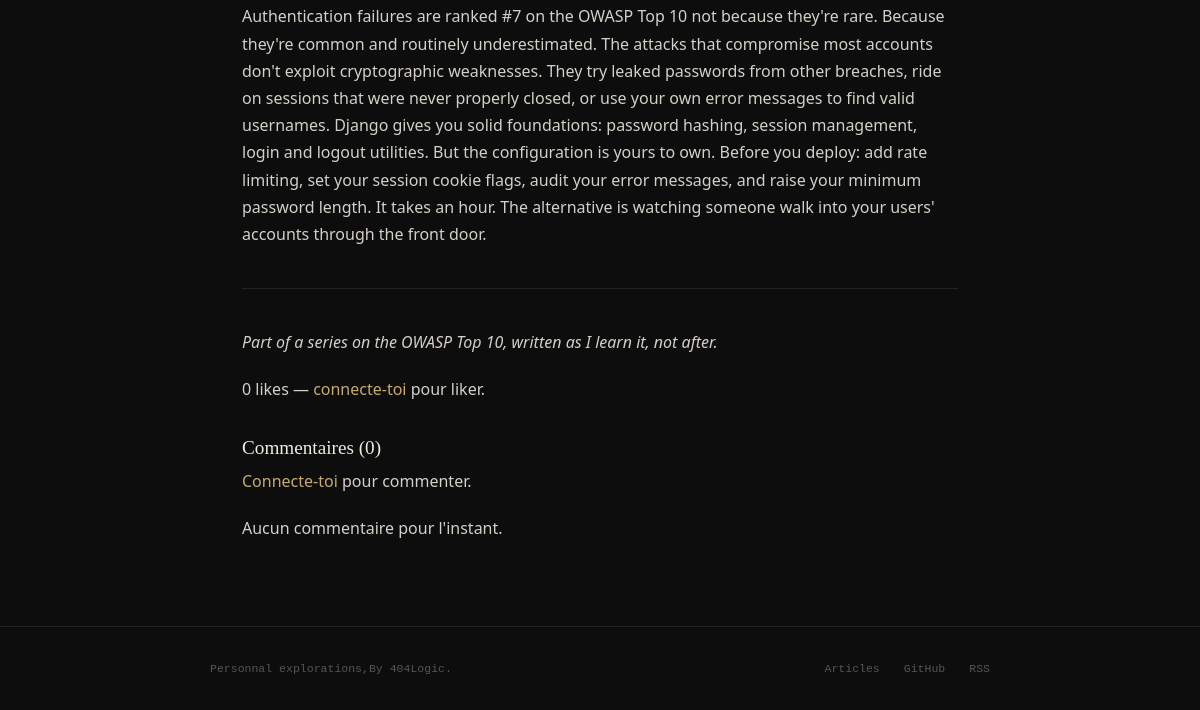
Page /post/5/ (lower part) on the earlier database version.
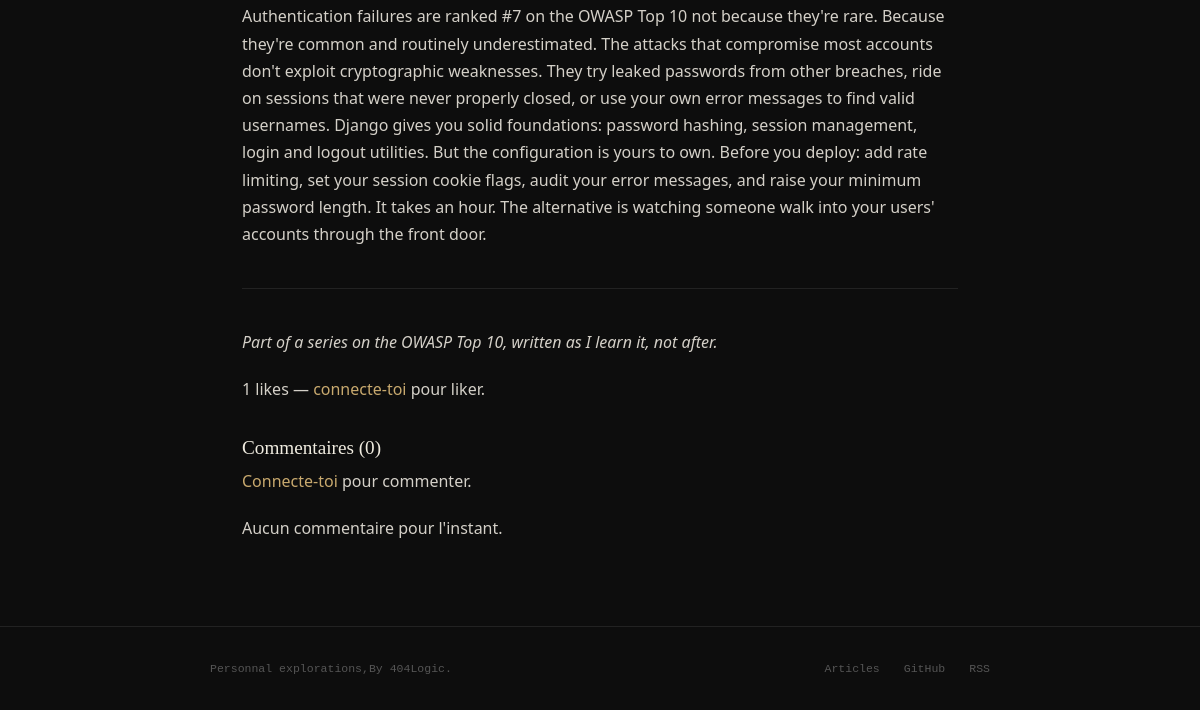
Same page on the later database version.
### post/models.py (models this page shows, shortened)
class Post(models.Model):
    title_post = models.CharField(unique=True,null=False,max_length=100)
    date_post = models.DateTimeField(auto_now_add=True)
    category = models.ForeignKey(Category,on_delete=models.CASCADE,related_name='post')
    content_post = models.TextField()
    nb_like_post = models.IntegerField(default=0)
    nb_dislike_post = models.IntegerField(default=0)

### post/views.py (the view)
# urls.py: path('post/<int:pk>/', views.post_detail, name='post_detail'),
def post_detail(request, pk):
    post = get_object_or_404(Post, pk=pk)
    post.content_rendered = render_markdown(post.content_post)
    user_has_liked = (
        request.user.is_authenticated
        and post.likes_recus.filter(internaute=request.user).exists()
    )
    liked_comment_ids = set()
    if request.user.is_authenticated:
        liked_comment_ids = set(
            request.user.like_com.values_list('comment_id', flat=True)
        )
    return render(request, 'post/post_detail.html', {
        'post': post,
        'user_has_liked': user_has_liked,
        'liked_comment_ids': liked_comment_ids,
        'comment_form': CommentForm(),
    })

### post/views.py (called while the page is built)
def render_markdown(content):
    return markdown.markdown(
        content,
        extensions=['fenced_code', 'codehilite','tables']
    )

### post/templates/post/post_detail.html (shortened to what this page needs)
{% extends "base.html" %}
{% block content %}
    <div>{{ post.content_rendered | safe }}</div>
    {% if user.is_authenticated %}
        <form method="post" action="{% url 'toggle_post_like' post.pk %}">
            {% csrf_token %}
            <button type="submit">
                {% if user_has_liked %}Unlike{% else %}Like{% endif %} ({{ post.nb_like_post }})
            </button>
        </form>
    {% else %}
        <p>{{ post.nb_like_post }} likes — <a href="{% url 'login' %}">connecte-toi</a> pour liker.</p>
    {% endif %}
    <h3>Commentaires ({{ post.comment.count }})</h3>
    {% if user.is_authenticated %}
        <form method="post" action="{% url 'add_comment' post.pk %}">
            {% csrf_token %}
            {{ comment_form }}
            <button type="submit">Commenter</button>
        </form>
    {% else %}
        <p><a href="{% url 'login' %}">Connecte-toi</a> pour commenter.</p>
    {% endif %}
    {% for comment in post.comment.all %}
        <div style="margin-bottom: 12px; border-bottom: 1px solid #333; padding-bottom: 8px;">
            <strong>{{ comment.internaute.username }}</strong> — {{ comment.comment_date }}
            <p>{{ comment.text }}</p>
            {% if user.is_authenticated %}
                <form method="post" action="{% url 'toggle_comment_like' comment.pk %}" style="display:inline;">
                    {% csrf_token %}
                    <button type="submit">
                        {% if comment.pk in liked_comment_ids %}♥ Unlike{% else %}♡ Like{% endif %}
                        ({{ comment.nb_like_com }})
                    </button>
                </form>
            {% endif %}
        </div>
    {% empty %}
        <p>Aucun commentaire pour l'instant.</p>
    {% endfor %}
{% endblock %}

Differences in the rows shown:
changed Post: nb_like_post "0" → "1"
